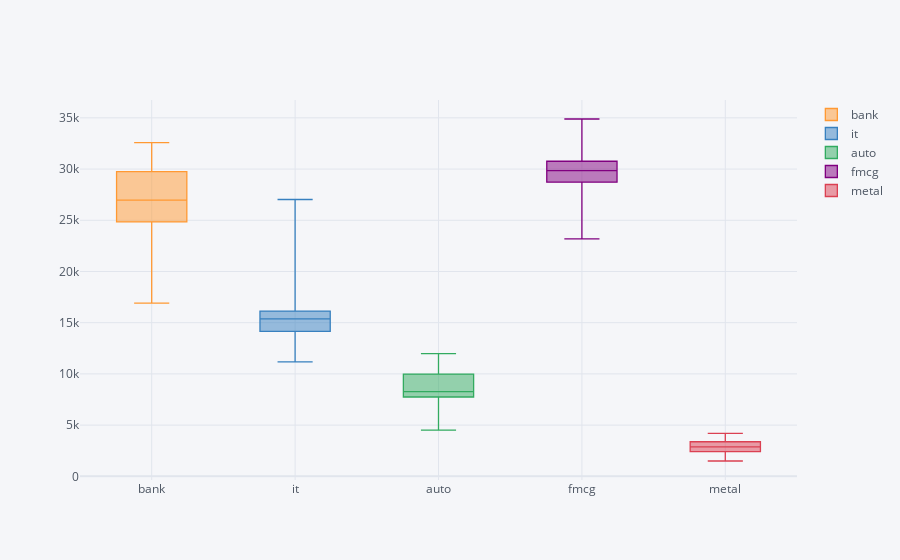

Notebook cell for this chart:
### Code cell
close.iplot(kind='box')

### Figure 1 — Plotly figure (JSON) as saved in the notebook; plotly's stock layout.template omitted (floating-point values rounded to 4 significant figures; data arrays with more than 128 entries replaced by an {"elided": "..."} marker saying what was removed)
{"data": [{"boxpoints": false, "line": {"width": 1.3}, "marker": {"color": "rgba(255, 153, 51, 1.0)"}, "name": "bank", "orientation": "v", "type": "box", "y": {"elided": "756 float values"}}, {"boxpoints": false, "line": {"width": 1.3}, "marker": {"color": "rgba(55, 128, 191, 1.0)"}, "name": "it", "orientation": "v", "type": "box", "y": {"elided": "756 float values"}}, {"boxpoints": false, "line": {"width": 1.3}, "marker": {"color": "rgba(50, 171, 96, 1.0)"}, "name": "auto", "orientation": "v", "type": "box", "y": {"elided": "756 float values"}}, {"boxpoints": false, "line": {"width": 1.3}, "marker": {"color": "rgba(128, 0, 128, 1.0)"}, "name": "fmcg", "orientation": "v", "type": "box", "y": {"elided": "756 float values"}}, {"boxpoints": false, "line": {"width": 1.3}, "marker": {"color": "rgba(219, 64, 82, 1.0)"}, "name": "metal", "orientation": "v", "type": "box", "y": {"elided": "756 float values"}}], "layout": {"legend": {"bgcolor": "#F5F6F9", "font": {"color": "#4D5663"}}, "paper_bgcolor": "#F5F6F9", "plot_bgcolor": "#F5F6F9", "title": {"font": {"color": "#4D5663"}}, "xaxis": {"gridcolor": "#E1E5ED", "showgrid": true, "tickfont": {"color": "#4D5663"}, "title": {"font": {"color": "#4D5663"}, "text": ""}, "zerolinecolor": "#E1E5ED"}, "yaxis": {"gridcolor": "#E1E5ED", "showgrid": true, "tickfont": {"color": "#4D5663"}, "title": {"font": {"color": "#4D5663"}, "text": ""}, "zerolinecolor": "#E1E5ED"}}}
